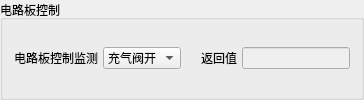
          <widget class="QGroupBox" name="groupBox_2">
           <property name="title">
            <string>电路板控制</string>
           </property>
           <layout class="QVBoxLayout" name="verticalLayout_4">
            <item>
             <layout class="QVBoxLayout" name="verticalLayout_3">
              <item>
               <layout class="QHBoxLayout" name="horizontalLayout_9">
                <property name="spacing">
                 <number>20</number>
                </property>
                <item>
                 <layout class="QHBoxLayout" name="horizontalLayout_5">
                  <property name="spacing">
                   <number>5</number>
                  </property>
                  <item>
                   <widget class="QLabel" name="label_4">
                    <property name="maximumSize">
                     <size>
                      <width>115</width>
                      <height>16777215</height>
                     </size>
                    </property>
                    <property name="text">
                     <string>电路板控制监测</string>
                    </property>
                   </widget>
                  </item>
                  <item>
                   <widget class="QComboBox" name="pcb_ctrl_obj">
                    <item>
                     <property name="text">
                      <string>充气阀开</string>
                     </property>
                    </item>
                    <item>
                     <property name="text">
                      <string>充气阀关</string>
                     </property>
                    </item>
                    <item>
                     <property name="text">
                      <string>放气阀开</string>
                     </property>
                    </item>
                    <item>
                     <property name="text">
                      <string>放气阀关</string>
                     </property>
                    </item>
                    <item>
                     <property name="text">
                      <string>真空阀开</string>
                     </property>
                    </item>
                    <item>
                     <property name="text">
                      <string>真空阀关</string>
                     </property>
                    </item>
                    <item>
                     <property name="text">
                      <string>真空泵开</string>
                     </property>
                    </item>
                    <item>
                     <property name="text">
                      <string>真空泵关</string>
                     </property>
                    </item>
                   </widget>
                  </item>
                 </layout>
                </item>
                <item>
                 <layout class="QHBoxLayout" name="horizontalLayout_6">
                  <property name="spacing">
                   <number>5</number>
                  </property>
                  <item>
                   <widget class="QLabel" name="label_5">
                    <property name="maximumSize">
                     <size>
                      <width>50</width>
                      <height>16777215</height>
                     </size>
                    </property>
                    <property name="text">
                     <string>返回值</string>
                    </property>
                   </widget>
                  </item>
                  <item>
                   <widget class="QLineEdit" name="pcb_ctrl_return">
                    <property name="enabled">
                     <bool>false</bool>
                    </property>
                    <property name="sizePolicy">
                     <sizepolicy hsizetype="Preferred" vsizetype="Fixed">
                      <horstretch>0</horstretch>
                      <verstretch>0</verstretch>
                     </sizepolicy>
                    </property>
                   </widget>
                  </item>
                 </layout>
                </item>
               </layout>
              </item>
             </layout>
            </item>
           </layout>
          </widget>
